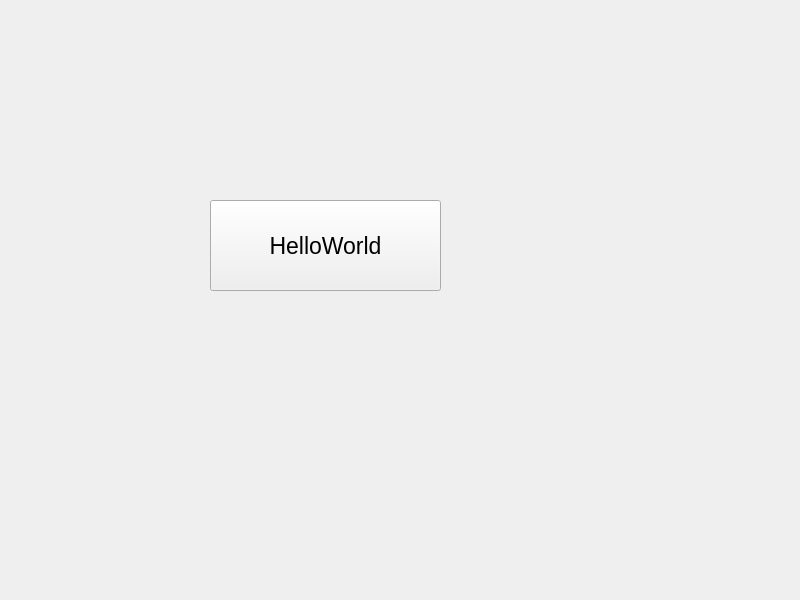
<?xml version="1.0" encoding="UTF-8"?>
<ui version="4.0">
 <class>Widget</class>
 <widget class="QWidget" name="Widget">
  <property name="geometry">
   <rect>
    <x>0</x>
    <y>0</y>
    <width>800</width>
    <height>600</height>
   </rect>
  </property>
  <property name="windowTitle">
   <string>Widget</string>
  </property>
  <widget class="QPushButton" name="pushButton">
   <property name="geometry">
    <rect>
     <x>210</x>
     <y>200</y>
     <width>231</width>
     <height>91</height>
    </rect>
   </property>
   <property name="font">
    <font>
     <pointsize>17</pointsize>
    </font>
   </property>
   <property name="text">
    <string>HelloWorld</string>
   </property>
  </widget>
 </widget>
 <resources/>
 <connections/>
</ui>
